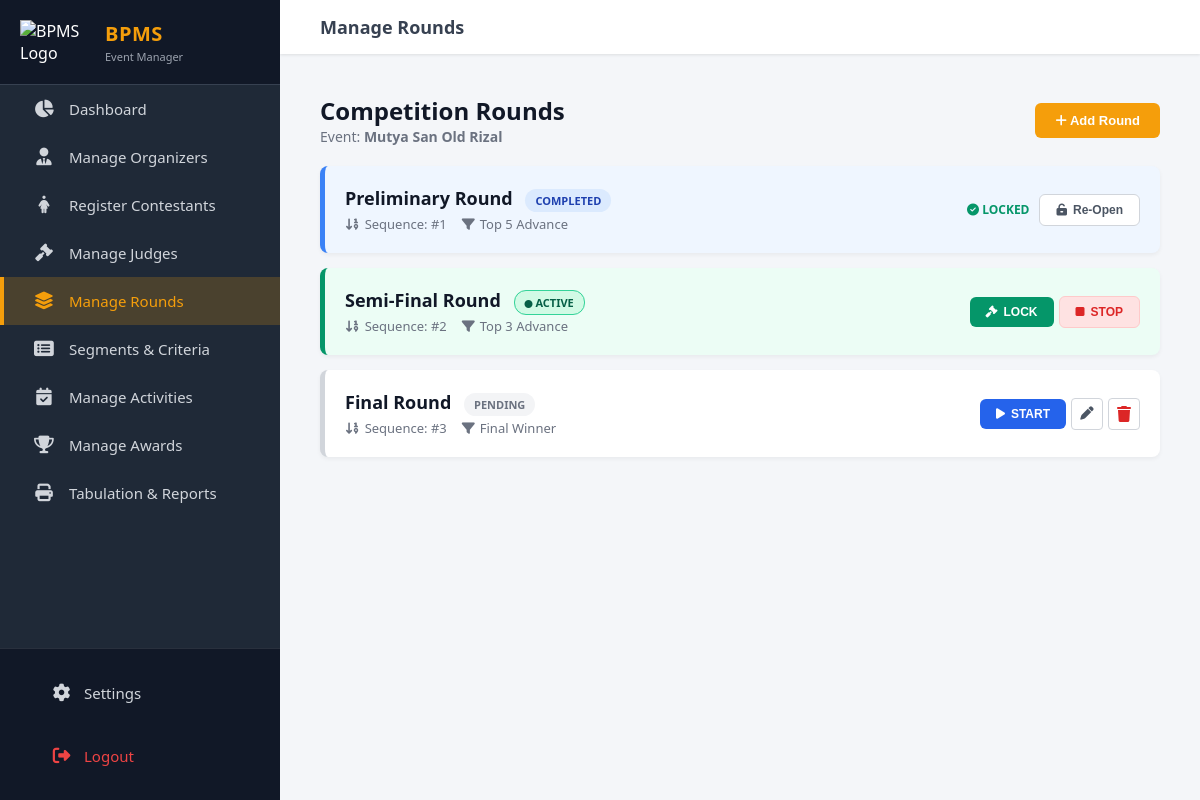
The app's page /rounds.php (signed in) with its own data.
### tables this page shows
CREATE TABLE `events` (
  `id` int(11) NOT NULL,
  `manager_id` int(11) NOT NULL,
  `title` varchar(255) NOT NULL,
  `event_date` date NOT NULL,
  `venue` varchar(255) NOT NULL,
  `status` enum('Inactive','Active','Completed') DEFAULT 'Inactive',
  `is_deleted` tinyint(1) DEFAULT 0,
  `created_at` timestamp NOT NULL DEFAULT current_timestamp()
);

CREATE TABLE `rounds` (
  `id` int(11) NOT NULL,
  `event_id` int(11) NOT NULL,
  `title` varchar(100) NOT NULL,
  `ordering` int(11) NOT NULL,
  `type` enum('Elimination','Final') NOT NULL DEFAULT 'Elimination',
  `qualify_count` int(11) NOT NULL DEFAULT 1,
  `status` enum('Pending','Active','Completed') DEFAULT 'Pending',
  `is_deleted` tinyint(1) DEFAULT 0,
  `created_at` timestamp NOT NULL DEFAULT current_timestamp()
);

### public/rounds.php (the view, shortened to what this page needs)
<?php
require_once __DIR__ . '/../app/config/database.php';
$manager_id = $_SESSION['user_id'];
$evt_sql = "SELECT id, title FROM events WHERE manager_id = ? AND status = 'Active' LIMIT 1";
$evt_stmt = $conn->prepare($evt_sql);
$evt_stmt->bind_param("i", $manager_id);
$evt_stmt->execute();
$active_event = $evt_stmt->get_result()->fetch_assoc();
$rounds = [];
if ($active_event) {
    $event_id = $active_event['id'];
    $r_query = $conn->query("SELECT * FROM rounds WHERE event_id = $event_id AND is_deleted = 0 ORDER BY ordering ASC");
    $rounds = $r_query->fetch_all(MYSQLI_ASSOC);
    if (!empty($rounds)) {
        $last_round = end($rounds);
    }
}
?>
<!DOCTYPE html>
<html lang="en">
<head>
    <link rel="stylesheet" href="./assets/css/style.css?v=6">
    <link rel="stylesheet" href="https://cdnjs.cloudflare.com/ajax/libs/font-awesome/6.4.0/css/all.min.css">
</head>
<body>
    <div class="main-wrapper">
        <?php require_once __DIR__ . '/../app/views/partials/sidebar.php'; ?>
        <div class="content-area">
            <div class="navbar">
                <div style="display:flex; align-items:center; gap: 15px;">
                    <div class="navbar-title">Manage Rounds</div>
                </div>
            </div>
            <div class="container">
                <?php if (!$active_event): ?>
                    <div style="text-align:center; padding: 40px; color: #6b7280; background:white; border-radius:8px;">
                        <i class="fas fa-calendar-times" style="font-size:40px; margin-bottom:10px;"></i>
                        <h2>No Active Event</h2>
                        <p>Please go to Settings to create an event first.</p>
                    </div>
                <?php else: ?>
                    <div class="page-header">
                        <div>
                            <h2 style="color:#111827;">Competition Rounds</h2>
                            <p style="color:#6b7280; font-size:14px;">Event: <strong><?= htmlspecialchars($active_event['title']) ?></strong></p>
                        </div>
                        <button class="btn-add" onclick="openAddModal()"><i class="fas fa-plus"></i> Add Round</button>
                    </div>
                    <?php if (empty($rounds)): ?>
                        <div style="text-align:center; padding:40px; color:#9ca3af; background:white; border-radius:8px; border:1px dashed #d1d5db;">
                            <i class="fas fa-list-ol" style="font-size:30px; margin-bottom:10px;"></i>
                            <p>No rounds configured. Add your first round (e.g. "Preliminaries").</p>
                        </div>
                    <?php else: ?>
                        <?php foreach ($rounds as $r): ?>
                            <div class="round-card <?= strtolower($r['status']) ?>">
                                <div class="round-info">
                                    <h3>
                                        <?= htmlspecialchars($r['title']) ?>
                                        <span class="status-badge status-<?= strtolower($r['status']) ?>">
                                            <?php if($r['status'] == 'Active'): ?><i class="fas fa-circle" style="font-size:8px;"></i><?php endif; ?>
                                            <?= $r['status'] ?>
                                        </span>
                                    </h3>
                                    <div class="round-meta">
                                        <span><i class="fas fa-sort-numeric-down"></i> Sequence: #<?= $r['ordering'] ?></span>
                                        <span><i class="fas fa-filter"></i>
                                            <?= ($r['type'] === 'Final') ? 'Final Winner' : 'Top ' . $r['qualify_count'] . ' Advance' ?>
                                        </span>
                                    </div>
                                </div>
                                <div class="actions">
                                    <?php if ($r['status'] === 'Pending'): ?>
                                        <button onclick="controlRound(<?= $r['id'] ?>, 'start')" class="btn-control btn-start">
                                            <i class="fas fa-play"></i> START
                                        </button>
                                        <button class="btn-icon" onclick='openEditModal(<?= json_encode($r, JSON_HEX_APOS | JSON_HEX_QUOT) ?>)' title="Edit">
                                            <i class="fas fa-pen"></i>
                                        </button>
                                        <a href="../api/rounds.php?action=delete&id=<?= $r['id'] ?>" class="btn-icon" style="color:#dc2626;" onclick="return confirm('Delete this round?')" title="Delete">
                                            <i class="fas fa-trash"></i>
                                        </a>
                                    <?php elseif ($r['status'] === 'Active'): ?>
                                        <button onclick="controlRound(<?= $r['id'] ?>, 'lock')" class="btn-control btn-lock">
                                            <i class="fas fa-gavel"></i> LOCK
                                        </button>
                                        <button onclick="controlRound(<?= $r['id'] ?>, 'stop')" class="btn-control btn-stop" title="Emergency Stop">
                                            <i class="fas fa-stop"></i> STOP
                                        </button>
                                    <?php else: ?>
                                        <div style="display:flex; align-items:center; gap:10px;">
                                            <span style="color:#059669; font-weight:bold; font-size:12px;">
                                                <i class="fas fa-check-circle"></i> LOCKED
                                            </span>
                                            <button onclick="controlRound(<?= $r['id'] ?>, 'reopen')" class="btn-control" style="background:#fff; border:1px solid #d1d5db; color:#4b5563;">
                                                <i class="fas fa-unlock-alt"></i> Re-Open
                                            </button>
                                        </div>
                                    <?php endif; ?>
                                </div>
                            </div>
                        <?php endforeach; ?>
                    <?php endif; ?>
                <?php endif; ?>
            </div>
        </div>
    </div>
</body>
</html>

### public/assets/css/style.css (style rules this page uses)
* { margin: 0; padding: 0; box-sizing: border-box; }
body { font-family: 'Segoe UI', Tahoma, Geneva, Verdana, sans-serif; background-color: #f4f6f9; height: 100vh; overflow: hidden; }
.main-wrapper { display: flex; height: 100vh; width: 100%; }
.content-area { flex-grow: 1; display: flex; flex-direction: column; overflow-y: auto; width: 100%; position: relative; }
.navbar { background: #ffffff; padding: 15px 40px; display: flex; justify-content: space-between; align-items: center; box-shadow: 0 1px 3px rgba(0,0,0,0.1); flex-shrink: 0; position: sticky; top: 0; z-index: 900; }
.navbar-title { font-size: 18px; font-weight: 600; color: #374151; }
.container { padding: 40px; }
.page-header { display: flex; justify-content: space-between; align-items: center; margin-bottom: 20px; }
.btn-add { background-color: #F59E0B; color: white; padding: 10px 20px; border: none; border-radius: 6px; cursor: pointer; font-weight: bold; font-size: 13px; }
.round-card { background: white; padding: 20px; border-radius: 8px; box-shadow: 0 2px 4px rgba(0,0,0,0.05); margin-bottom: 15px; display: flex; justify-content: space-between; align-items: center; border-left: 5px solid transparent; transition: transform 0.2s; }
.round-card.active { border-left-color: #059669; background: #ecfdf5; }
.round-card.pending { border-left-color: #d1d5db; }
.round-card.completed { border-left-color: #3b82f6; background: #eff6ff; }
.round-info h3 { margin: 0 0 5px 0; font-size: 18px; color: #111827; }
.round-meta { font-size: 13px; color: #6b7280; display: flex; gap: 15px; }
.round-meta span { display: flex; align-items: center; gap: 5px; }
.status-badge { padding: 4px 10px; border-radius: 12px; font-size: 11px; font-weight: bold; text-transform: uppercase; margin-left: 8px; }
.status-active { background: #d1fae5; color: #065f46; border: 1px solid #34d399; animation: pulse 2s infinite; }
.status-pending { background: #f3f4f6; color: #6b7280; }
.status-completed { background: #dbeafe; color: #1e40af; }
.actions { display: flex; gap: 10px; align-items: center; }
.btn-icon { background: white; border: 1px solid #d1d5db; width: 32px; height: 32px; border-radius: 4px; cursor: pointer; color: #4b5563; display: flex; justify-content: center; align-items: center; text-decoration: none; transition: 0.2s; }
.btn-control { border: none; padding: 8px 16px; border-radius: 6px; font-size: 12px; cursor: pointer; font-weight: bold; display: flex; align-items: center; gap: 6px; transition: 0.2s; }
.btn-start { background: #2563eb; color: white; }
.btn-lock { background: #059669; color: white; }
.btn-stop { background: #fee2e2; color: #dc2626; border: 1px solid #fecaca; }
.actions { display: flex; gap: 5px; }

### records on screen
events: title "Mutya San Old Rizal"
rounds: title "Preliminary Round", status "COMPLETED", ordering "1", qualify_count "5"
rounds: title "Semi-Final Round", status "ACTIVE", ordering "2", qualify_count "3"
rounds: title "Final Round", status "PENDING", ordering "3", type "Final Winner"

### other values on screen
$role "Event Manager"
